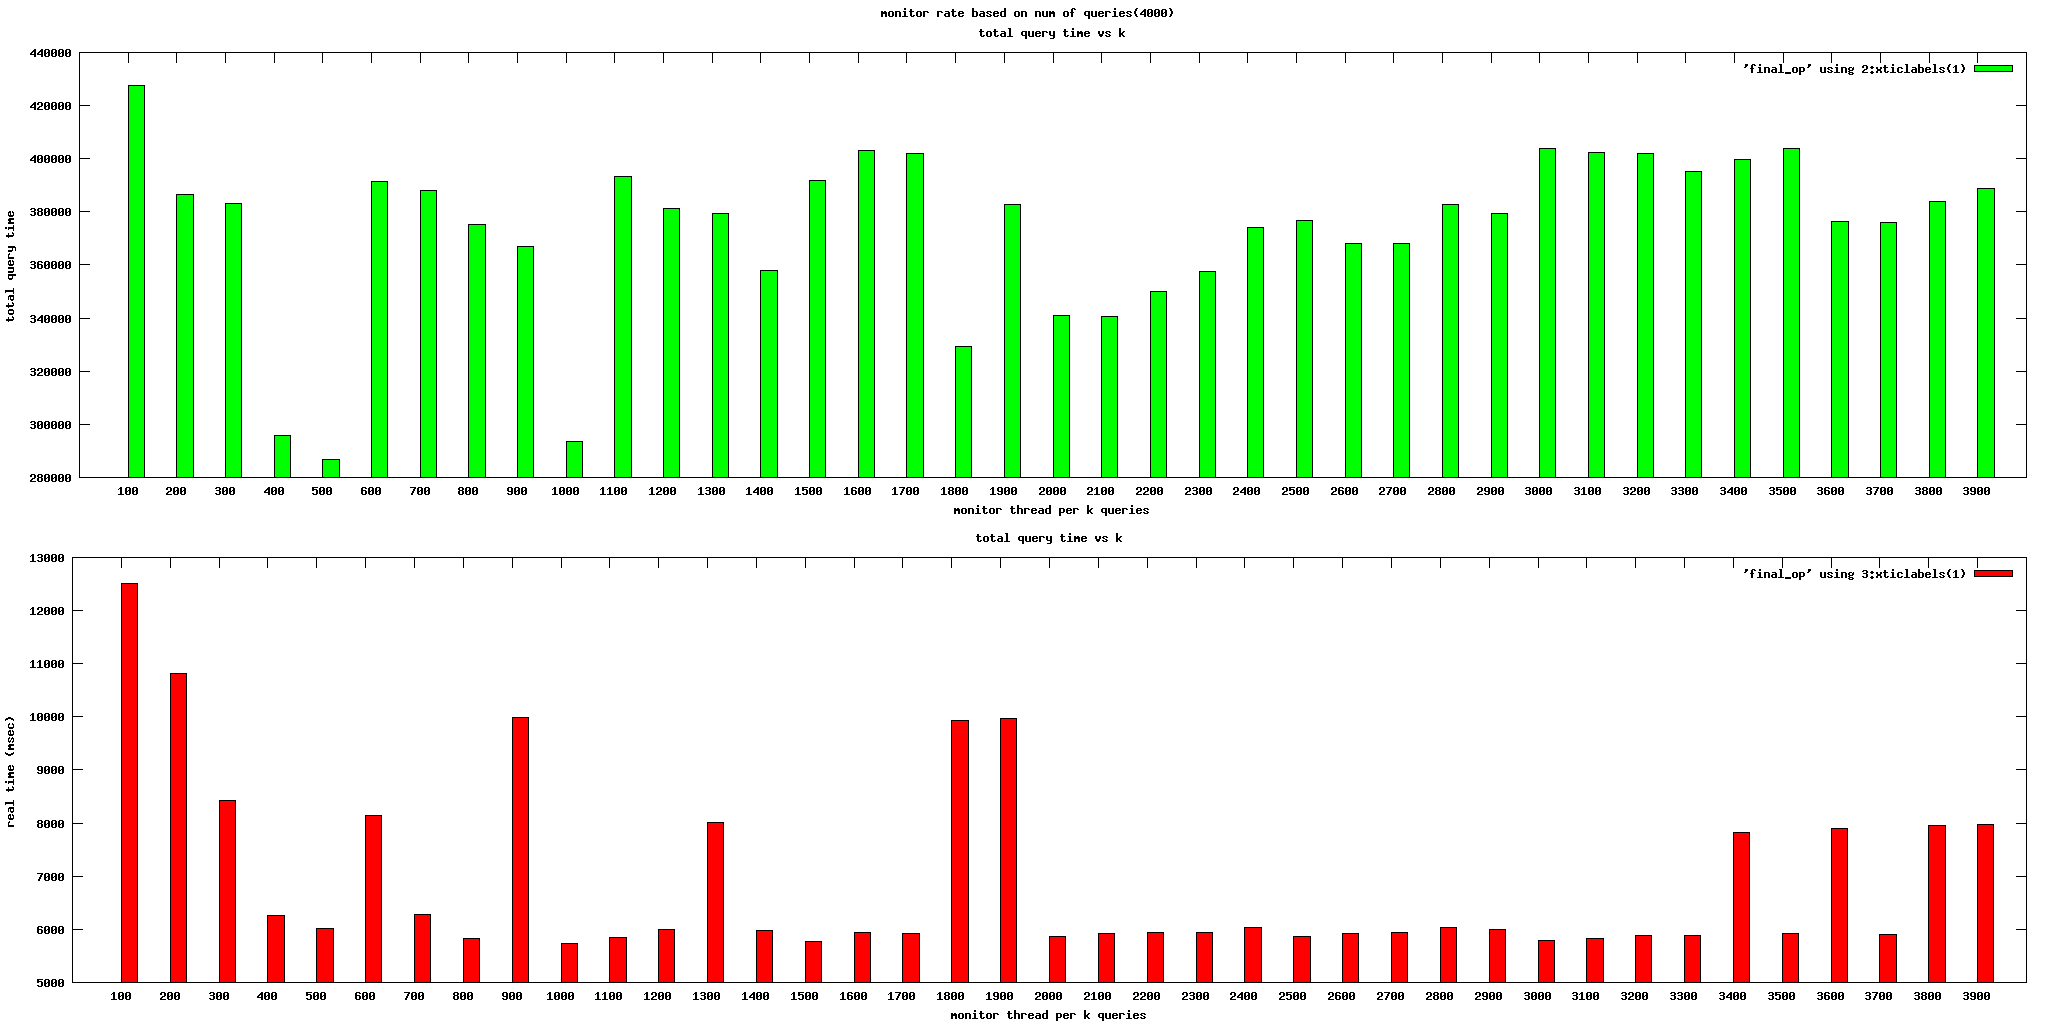

gnuplot code for this plot:

set terminal png enhanced size 2048,1024
set output 'plot.png'
set multiplot layout 2,1 title " monitor rate based on num of queries(4000)"
set xlabel 'monitor thread per k queries'
set ylabel 'total query time'
set title 'total query time vs k'
set style data histograms
set boxwidth 1.0 relative
set style fill solid 1.0 border -1
plot 'final_op' using 2:xticlabels(1) lt rgb 'green'
set xlabel 'monitor thread per k queries'
set ylabel 'real time (msec)'
set style data histograms
set boxwidth 1.0 relative
set style fill solid 1.0 border -1
plot 'final_op' using 3:xticlabels(1) lt rgb 'red'

